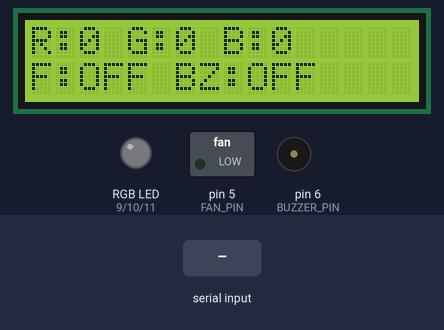
This sketch was run on a simulated Arduino Uno, built with avr-gcc and run on an emulated ATmega328P. Shown: 16×2 character LCD, switched loads named in the sketch (green lamp = pin HIGH), an RGB LED mixed from three pins (HIGH = lit), buzzer (waves = sounding). Inputs (shaded band) come from the test bench.

Above: at 3.3 s.
3.4 s: "FAN_ON\n" received over Serial
At 4.6 s:
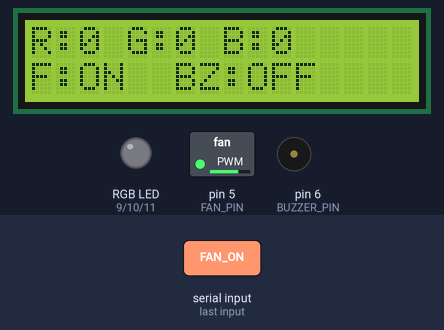
4.9 s: "BUZZ_ON\n" received over Serial
At 5.7 s:
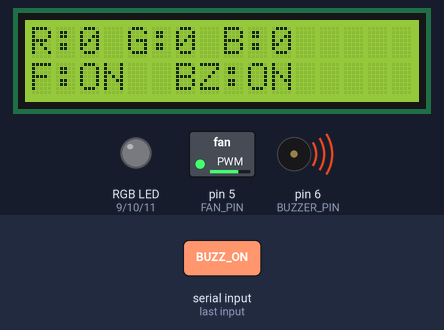
6.4 s: "FAN_OFF\n" received over Serial
At 6.8 s:
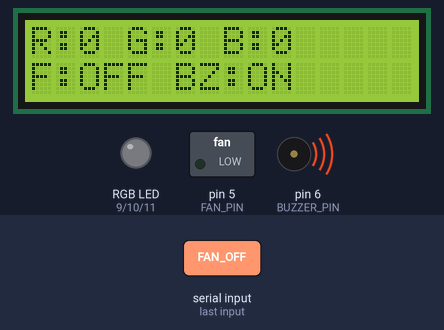
7.9 s: "RED_ON\n" received over Serial
At 9.1 s:
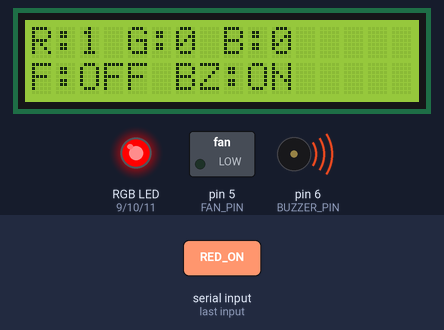
9.4 s: "BUZZ_OFF\n" received over Serial
At 10.4 s:
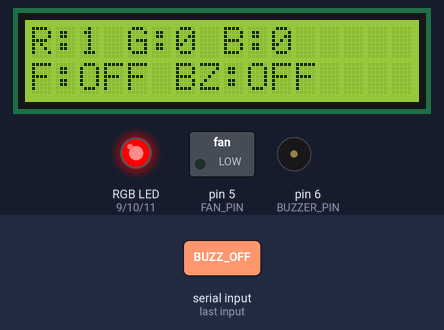
10.9 s: "FAN_ON\n" received over Serial
At 11.5 s:
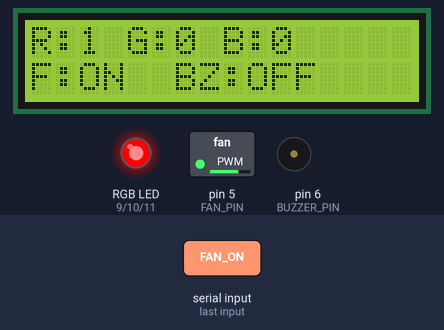
Timing chart, 0 to 13.4 s (numbered marks = the images above; inputs shaded):
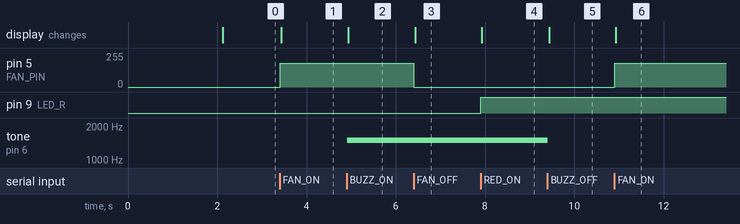

The sketch:

MobilLDR.ino
```cpp
#include <Wire.h>
#include <LiquidCrystal_I2C.h>

LiquidCrystal_I2C lcd(0x27, 16, 2);

// =========================
// RGB
// =========================
#define LED_R 9
#define LED_G 10
#define LED_B 11

// =========================
// FAN
// =========================
#define FAN_PIN 5

// =========================
// BUZZER
// =========================
#define BUZZER_PIN 6

String data = "";

// =========================
// STATUS
// =========================
bool redStatus = false;
bool greenStatus = false;
bool blueStatus = false;

bool fanStatus = false;
bool buzzerStatus = false;

void setup() {
  Serial.begin(9600);

  pinMode(LED_R, OUTPUT);
  pinMode(LED_G, OUTPUT);
  pinMode(LED_B, OUTPUT);
  pinMode(FAN_PIN, OUTPUT);
  pinMode(BUZZER_PIN, OUTPUT);

  lcd.init();
  lcd.backlight();
  lcd.setCursor(0,0);
  lcd.print("SMART CONTROL");
  lcd.setCursor(0,1);
  lcd.print("SYSTEM READY");

  delay(2000);
  lcd.clear();
  updateOutput();
}

void loop() {
  if (Serial.available()) {
    data = Serial.readStringUntil('\n');
    data.trim();

    // =========================
    // RGB LOGIC (Anti-Mix)
    // =========================
    if(data == "RED_ON"){
      if(!greenStatus && !blueStatus) redStatus = true;
    }
    else if(data == "GREEN_ON"){
      if(!redStatus && !blueStatus) greenStatus = true;
    }
    else if(data == "BLUE_ON"){
      if(!redStatus && !greenStatus) blueStatus = true;
    }
    else if(data == "LED_OFF"){
      // Matikan semua warna
      redStatus = false;
      greenStatus = false;
      blueStatus = false;
    }

    // =========================
    // FAN LOGIC
    // =========================
    else if(data == "FAN_ON"){
      fanStatus = true;
    }
    else if(data == "FAN_OFF"){
      fanStatus = false;
    }

    // =========================
    // BUZZER LOGIC
    // =========================
    else if(data == "BUZZ_ON"){
      buzzerStatus = true;
    }
    else if(data == "BUZZ_OFF"){
      buzzerStatus = false;
    }

    // Update Output Hardware
    updateOutput();
  }
}

// ======================================
// UPDATE OUTPUT
// ======================================
void updateOutput(){
  // Update RGB
  digitalWrite(LED_R, redStatus);
  digitalWrite(LED_G, greenStatus);
  digitalWrite(LED_B, blueStatus);

  // Update FAN
  if(fanStatus){
    analogWrite(FAN_PIN, 180);
  } else {
    analogWrite(FAN_PIN, 0);
  }

  // Update BUZZER
  if(buzzerStatus){
    tone(BUZZER_PIN, 1500);
  } else {
    noTone(BUZZER_PIN);
  }

  // Update LCD
  lcd.clear();
  lcd.setCursor(0,0);
  lcd.print("R:"); lcd.print(redStatus ? "1" : "0");
  lcd.print(" G:"); lcd.print(greenStatus ? "1" : "0");
  lcd.print(" B:"); lcd.print(blueStatus ? "1" : "0");

  lcd.setCursor(0,1);
  lcd.print("F:"); lcd.print(fanStatus ? "ON " : "OFF");
  lcd.print(" BZ:"); lcd.print(buzzerStatus ? "ON" : "OFF");
}
```

Measured:
- after the input at 3.4 s, pin 5 (FAN_PIN): 0/255 → 180/255 at once; the display: changes at once (image 1)
- after the input at 4.9 s, tone on pin 6 (BUZZER_PIN): silent → 1500 Hz at once; the display: changes at once (image 2)
- after the input at 6.4 s, pin 5 (FAN_PIN): 180/255 → 0/255 at once; the display: changes at once (image 3)
- after the input at 7.9 s, pin 9 (LED_R): LOW → HIGH at once; the display: changes at once (image 4)
- after the input at 9.4 s, tone on pin 6 (BUZZER_PIN): 1500 Hz → silent at once; the display: changes at once (image 5)
- after the input at 10.9 s, pin 5 (FAN_PIN): 0/255 → 180/255 at once; the display: changes at once (image 6)
